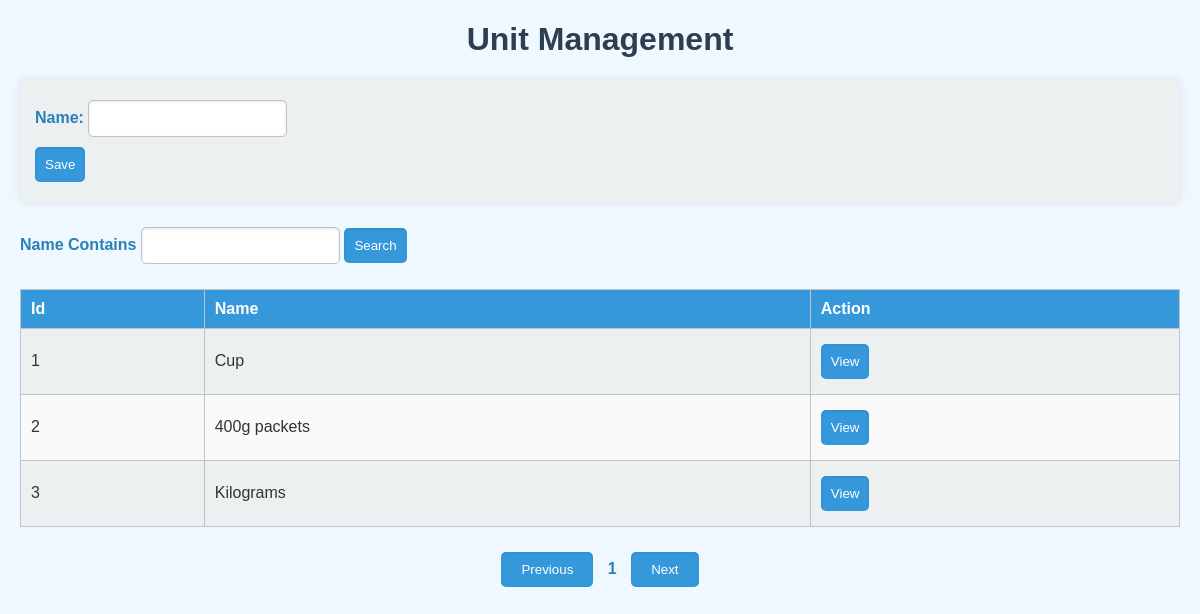
Screenshot of /app/unit/ with the database file from the repository.
### app/models.py (models this page shows)
class unit (models.Model):
    name = models.CharField(max_length = 20)

### app/views.py (the view)
# urls.py: path('unit/', views.unit_view),
def unit_view(request):
    units = unit.objects.all()
    if request.method == 'POST':
        form = unitForm(request.POST)
        if form.is_valid():
            form.save()
    else:
        form = unitForm()
    context = {'form':form, 'uts':units}
    return render(request, 'unit.html', context)

### app/form.py
class unitForm(forms.Form):
     name = forms.CharField()
     class Meta:
          model = unit
          fields = '__all__'

### app/templates/unit.html (shortened to what this page needs)
<!DOCTYPE html>
<html lang="en">
<head>
</head>
<body>
    <h1>Unit Management</h1>
    <form method="POST">
        {{form}}
        <input type="submit" value="Save">
    </form>
    <label>Name Contains</label>
    <input type="text" name="search_name"/>
    <button>Search</button>
    <table>
        <tr>
            <th>Id</th>
            <th>Name</th>
            <th>Action</th>
        </tr>
        {% for unit in uts %}
        <tr>
            <td>{{unit.id}}</td>
            <td>{{unit.name}}</td>
            <td><button>View</button></td>
        </tr>
        {% endfor %}
    </table>
    <div class="pagination">
        <button>Previous</button>
        <label>1</label>
        <button>Next</button>
    </div>
</body>
</html>

### app/templates/unit.html (style rules this page uses)
body { font-family: Arial, sans-serif; margin: 20px; background-color: #f0f8ff; color: #333; }
h1 { color: #2c3e50; text-align: center; }
form { margin-bottom: 20px; background-color: #ecf0f1; padding: 15px; border-radius: 8px; box-shadow: 0 0 10px rgba(0, 0, 0, 0.1); }
label { font-weight: bold; color: #2980b9; }
input[type="text"], input[type="submit"], button { padding: 10px; margin: 5px 0; border-radius: 5px; border: 1px solid #bdc3c7; box-shadow: inset 0 1px 3px rgba(0, 0, 0, 0.1); }
input[type="submit"], button { background-color: #3498db; color: white; border: none; cursor: pointer; }
table { width: 100%; border-collapse: collapse; margin-top: 20px; }
th, td { padding: 10px; text-align: left; border: 1px solid #bdc3c7; }
th { background-color: #3498db; color: white; }
tr:nth-child(even) { background-color: #ecf0f1; }
tr:nth-child(odd) { background-color: #f9f9f9; }
.pagination { margin-top: 20px; text-align: center; }
.pagination button { padding: 10px 20px; background-color: #3498db; color: white; border: none; border-radius: 5px; cursor: pointer; }
.pagination label { margin: 0 10px; font-weight: bold; }

### rows the page displays
unit: id "1", name "Cup"
unit: id "2", name "400g packets"
unit: id "3", name "Kilograms"
